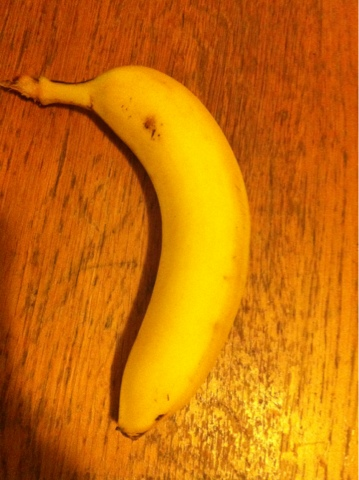
#> input picture banana.jpg, 359 x 480 px; its folder holds only this picture in this run
$ python -i bounding_box_finder.py   (imports and definitions only)
#> lines starting #> are read from the running program, lines starting #| are printed output that depends on the picture; after the words box and inside, x2 and y2 are one past the last pixel; in counts of white or black regions, pixels touching at a corner belong together
import cv2
from image_loader import *
import numpy as np
import sys

contours_returned = 5

class BoundingBoxFinder:

	@staticmethod
	def get_bounding_box(img):
		# Preprocess image
		edges = BoundingBoxFinder._preprocess(img)
		# Detect contours
		contours = BoundingBoxFinder._find_contours(edges, contours_returned)

		# Make a copy of the original image that we can draw on
		BoundingBoxFinder._draw_contours(img,contours)
		BoundingBoxFinder._draw_bounding_box(img,contours)


	@staticmethod
	def _find_contours(edges, num_contours):
		(contours, _) = cv2.findContours(edges.copy(), cv2.RETR_TREE, cv2.CHAIN_APPROX_SIMPLE)
		contours = sorted(contours, key = cv2.contourArea, reverse = True)[:num_contours]
		return contours

	# Preprocess image for contour finding by converting to gray scale
	# and performing edge detection.
	@staticmethod
	def _preprocess(img):
		blur = cv2.bilateralFilter(img,12,75,75)
		gray = cv2.cvtColor(blur, cv2.COLOR_BGR2GRAY)
		edges = cv2.Canny(gray, 50, 150)
		# cv2.imshow('edges',edges)
		return edges

	@staticmethod
	def _draw_contours(img,contours):
		drawing_copy = img.copy()
		cv2.drawContours(drawing_copy, contours, -1, (0,255,0), 3)
		#cv2.imshow('image',drawing_copy)
		cv2.waitKey(0)

	@staticmethod
	def _draw_bounding_box(img,contours):
		minx = sys.maxint
		miny = sys.maxint
		maxx = -sys.maxint
		maxy = -sys.maxint

		for i in range(len(contours)):
			for j in range(len(contours[i])):
				minx = min(minx, contours[i][j][0][0])
				maxx = max(maxx, contours[i][j][0][0])
				miny = min(miny, contours[i][j][0][1])
				maxy = max(maxy, contours[i][j][0][1])

		drawing_copy = img.copy()
		cv2.rectangle(drawing_copy,(minx,maxy),(maxx,miny),(0,255,0),3)
		cv2.imshow('bounding_box',drawing_copy)
		cv2.waitKey(0)


def _test():
	num_of_images = 20
	datapath = ''
	loader = ImageLoader('image_classification.csv',datapath)
	loader.startIteration()
	# Load images and perform bounding box operation
	for i in xrange(num_of_images):
		[img,_,_] = loader.getNextImage()
		BoundingBoxFinder.get_bounding_box(img)
	loader.closeIteration()


def __main__():
	_test()

# [2 lines not run here, left out]

>>> import cv2
>>> picture = cv2.imread('banana.jpg')
#> picture is the input picture: shape (480, 359, 3); mean B, G, R 6.8, 111.8, 202.4
>>> result = BoundingBoxFinder().get_bounding_box(picture)
#> in _preprocess, `blur = cv2.bilateralFilter(img,12,75,75)`:
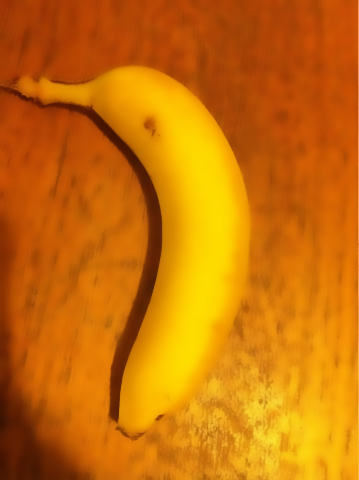
#> blur: shape (480, 359, 3); mean B, G, R 6.7, 111.9, 202.6
#> in _preprocess, `gray = cv2.cvtColor(blur, cv2.COLOR_BGR2GRAY)`:
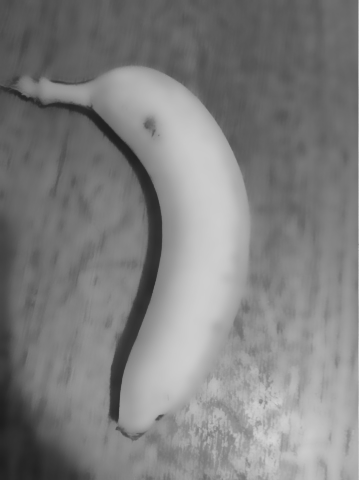
#> gray: shape (480, 359); min 28, max 212, mean 127
#> in _preprocess, `edges = cv2.Canny(gray, 50, 150)`:
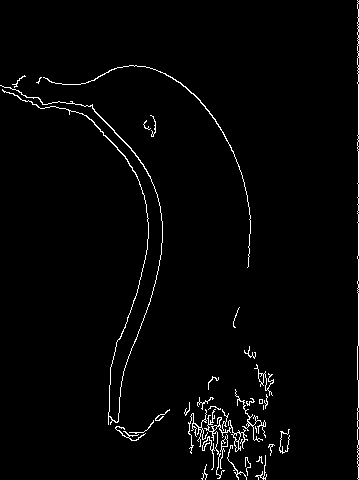
#> edges: shape (480, 359); 2.1% white in thin lines or dots
#> in _find_contours, `(contours, _) = cv2.findContours(edges.copy(), cv2.RETR_TREE, cv2.CHAI..`: contours = 50 contours, 38 with area under 20; largest, box (x1, y1, x2, y2) and area: (0, 85, 163, 425) 164, (204, 409, 248, 479) 146, (43, 65, 251, 268) 76, (254, 364, 274, 396) 52, (235, 389, 266, 442) 43
#> in _find_contours, `contours = sorted(contours, key = cv2.contourArea, reverse = True)[:nu..`: contours = 5 contours; box (x1, y1, x2, y2) and area: (0, 85, 163, 425) 164, (204, 409, 248, 479) 146, (43, 65, 251, 268) 76, (254, 364, 274, 396) 52, (235, 389, 266, 442) 43
#> the loop in _draw_bounding_box, `for i in range(len(contours)):` made 5 passes
#> in _draw_bounding_box, `cv2.rectangle(drawing_copy,(minx,maxy),(maxx,miny),(0,255,0),3)`:
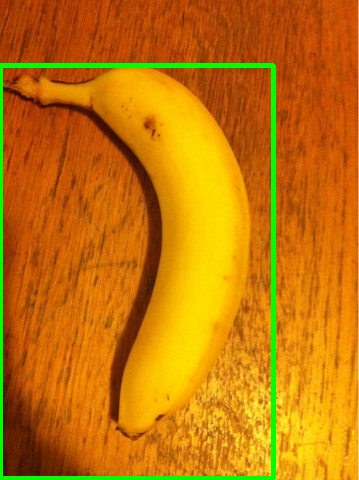
#> drawing_copy: shape (480, 359, 3); mean B, G, R 6.5, 117.3, 196.5
